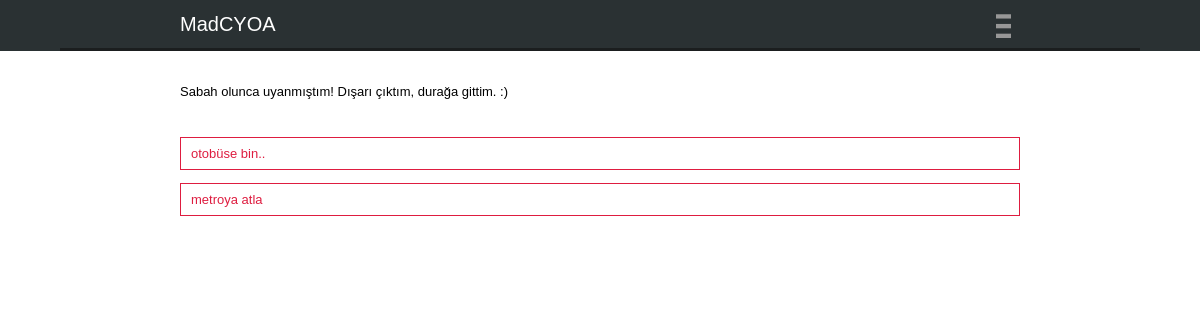
Page /stories/story/yolda-giderken/play/ on the earlier database version.
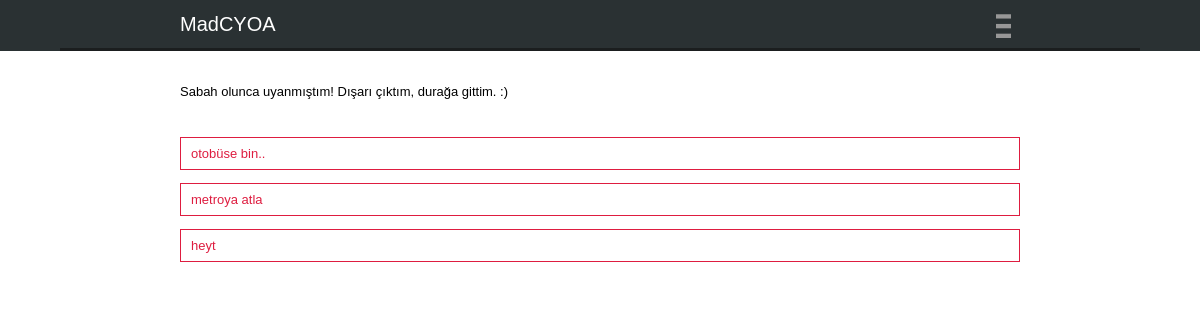
Same page on the later database version.
### stories/models.py (models this page shows, shortened)
class Displayable(models.Model):
    name = models.CharField(max_length=100, null=True, blank=True)
    slug = AutoSlugField(populate_from="name", unique=True, null=True, blank=True)
    text = models.TextField(null=True, blank=True)
    sort_order = models.IntegerField(default=1)
    class Meta:
        abstract = True
        ordering = ("sort_order",)

class Choice(Displayable):
    source = models.ForeignKey(Snippet, related_name="targets", null=True, blank=True)
    target = models.ForeignKey(Snippet, related_name="sources", null=True, blank=True)

### stories/views.py (the view)
# urls.py: url(r'^story/(?P<slug>[\w-]+)/play/$', 'stories.views.play', name="play"),
def play(request, slug):
	from .game import Game
	story = get_object_or_404(Story, slug=slug)
	game = Game(request, story)
	if request.GET.get("reset"):
		game.reset()
		return redirect(reverse("play", kwargs={"slug": slug}))
	game.resume()
	snippet = Snippet.objects.get(
		id=int(game.get_current_snippet_id())
		)
	return render(request, "stories/game.html", {"snippet": snippet})

### stories/game.py (called while the page is built)
    def resume(self):
        self.set_snippet(
            self.get_current_snippet_id()
        )

    def get_current_snippet_id(self):
        try:
            return self.request.session[self.sn_key]
        except:
            self.request.session[self.sn_key] = self.chapter.first_snippet.id
            return self.chapter.first_snippet.id

    def set_snippet(self, s_id):
        self.request.session[self.sn_key] = s_id

### stories/models.py (called while the page is built)
    @property
    def first_chapter(self):
        return self.related_chapters.all()[0]

    @property
    def first_snippet(self):
        try:
            return self.related_snippets.get(starting_point=True)
        except:
            return self.related_snippets.order_by("id")[0]

### templates/stories/game.html (shortened to what this page needs)
{% extends "base.html" %}
{% block pageContent %}
<div class="game">
{% include 'stories/inc/game_content.html' %}
</div>
{% endblock %}

### templates/stories/inc/game_content.html
<div class="game-text">
	{{ snippet.text }}
</div>
<div class="game-choices">
	{% for target_choice in snippet.targets.all %}
		<div class="choice" id="{{ target_choice.target.id }}">{{ target_choice.text }}</div>
	{% endfor %}
</div>

Differences in the rows shown:
added Choice: text "heyt"
